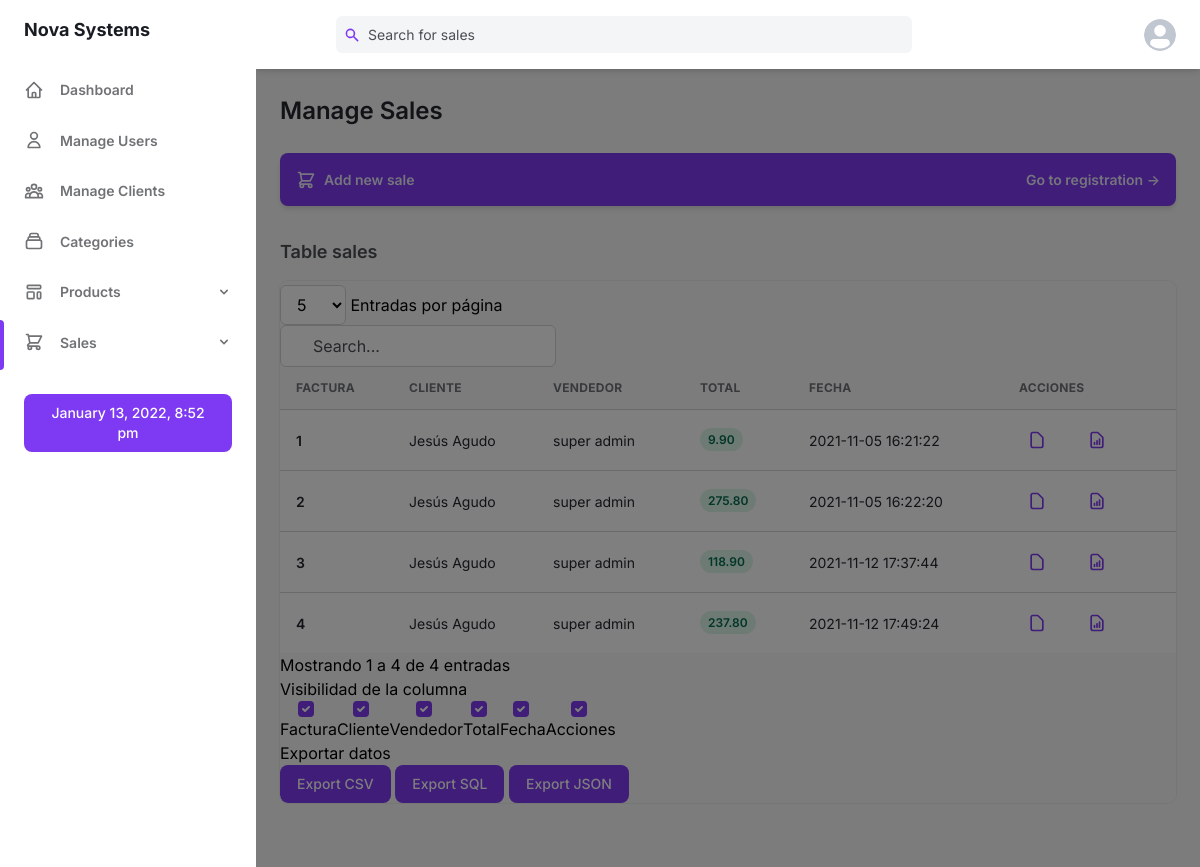
The app's page /sales.php (signed in) with its own data.
### tables this page shows
CREATE TABLE `factura` (
  `id_factura` int UNSIGNED NOT NULL,
  `id_cliente` int UNSIGNED NOT NULL,
  `id_usuario` int UNSIGNED NOT NULL,
  `fecha` datetime NOT NULL DEFAULT CURRENT_TIMESTAMP
);

CREATE TABLE `cliente` (
  `id_cliente` int UNSIGNED NOT NULL,
  `nombre` varchar(50) NOT NULL,
  `telefono` varchar(50) NOT NULL,
  `email` varchar(50) NOT NULL,
  `provincia` varchar(50) NOT NULL,
  `distrito` varchar(50) NOT NULL,
  `estado` tinyint(1) NOT NULL DEFAULT '1'
);

CREATE TABLE `usuario` (
  `id_usuario` int UNSIGNED NOT NULL,
  `id_rol` int UNSIGNED NOT NULL DEFAULT '1',
  `nombre` varchar(35) NOT NULL,
  `apellido_paterno` varchar(35) NOT NULL,
  `email` varchar(50) NOT NULL,
  `password` varchar(85) NOT NULL,
  `estado` tinyint(1) NOT NULL DEFAULT '1',
  `token` varchar(70) NOT NULL DEFAULT 'No definido',
  `fecha_token` date DEFAULT NULL
);

### sales.php (the view, shortened to what this page needs)
<?php
    include "./instalacion/conexion.php";
    $consultaGeneral = $conect->prepare('SELECT f.id_factura,c.nombre AS nombre_cliente,u.nombre AS nombre_usuario,u.apellido_paterno,f.fecha,SUM(cantidad*precio) AS total  FROM factura f
    INNER JOIN detalle d ON f.id_factura = d.id_factura
    INNER JOIN cliente c ON f.id_cliente = c.id_cliente
    INNER JOIN usuario u ON f.id_usuario = u.id_usuario
    GROUP BY d.id_factura');
    $consultaGeneral->execute();
    $ventas = $consultaGeneral->fetchAll();
?>
<!DOCTYPE html>
<html :class="{ 'theme-dark': dark }" x-data="data()" lang="en">
  <head>
    <?php include "./layout/head.php"; ?>
    <link href="https://cdn.jsdelivr.net/npm/simple-datatables@latest/dist/style.css" rel="stylesheet" type="text/css">
  </head>
  <body>
    <div
      class="flex h-screen bg-gray-50 dark:bg-gray-900"
      :class="{ 'overflow-hidden': isSideMenuOpen}"
    >
      <?php include "./layout/aside.php"; ?>
      <div class="flex flex-col flex-1 w-full">
        <?php include "./layout/header.php"; ?>
        <main class="h-full pb-16 overflow-y-auto">
          <div class="container grid px-6 mx-auto">
            <h2
              class="my-6 text-2xl font-semibold text-gray-700 dark:text-gray-200"
            >
              Manage Sales
            </h2>
            <a
              class="flex items-center justify-between p-4 mb-8 text-sm font-semibold text-purple-100 bg-purple-600 rounded-lg shadow-md focus:outline-none focus:shadow-outline-purple"
              href="./add_sale.php"
            >
              <div class="flex items-center">
                <span>Add new sale</span>
              </div>
              <span>Go to registration &RightArrow;</span>
            </a>
            <h4
              class="mb-4 text-lg font-semibold text-gray-600 dark:text-gray-300"
            >
              Table sales
            </h4>
            <div class="w-full overflow-hidden rounded-lg shadow-xs">
              <div class="w-full overflow-x-auto">
                <table id="table" class="w-full whitespace-no-wrap">
                  <thead>
                    <tr
                      class="text-xs font-semibold tracking-wide text-left text-gray-500 uppercase border-b dark:border-gray-700 bg-gray-50 dark:text-gray-400 dark:bg-gray-800"
                    >
                      <th class="px-4 py-3">Factura</th>
                      <th class="px-4 py-3">Cliente</th>
                      <th class="px-4 py-3">Vendedor</th>
                      <th class="px-4 py-3">Total</th>
                      <th class="px-4 py-3">Fecha</th>
                      <th class="px-4 py-3">Acciones</th>
                    </tr>
                  </thead>
                  <tbody
                    class="bg-white divide-y dark:divide-gray-700 dark:bg-gray-800"
                  >
                  <?php foreach ($ventas as $datos => $valor):?>
                    <tr class="text-gray-700 dark:text-gray-400">
                      <td class="px-4 py-3">
                        <div class="flex items-center text-sm">
                            <p class="font-semibold"><?= $valor['id_factura'] ?></p>
                        </div>
                      </td>
                      <td class="px-4 py-3 text-sm">
                      <?= $valor['nombre_cliente']; ?>
                      </td>
                      <td class="px-4 py-3 text-sm">
                      <?= $valor['nombre_usuario'].' '.$valor['apellido_paterno'] ?>
                      </td>
                      <td class="px-4 py-3 text-xs">
                        <span
                          class="px-2 py-1 font-semibold leading-tight text-green-700 bg-green-100 rounded-full dark:bg-green-700 dark:text-green-100"
                        >
                        <?= $valor['total'] ?>
                        </span>
                      </td>
                      <td class="px-4 py-3 text-sm">
                      <?= $valor['fecha'] ?>
                      </td>
                      <td class="px-4 py-3">
                        <div class="flex items-center space-x-4 text-sm">
                          <a
                            class="flex items-center justify-between px-2 py-2 text-sm font-medium leading-5 text-purple-600 rounded-lg dark:text-gray-400 focus:outline-none focus:shadow-outline-gray"
                            aria-label="Edit"
                            href="./downloadPDF.php?factura=<?= $valor['id_factura'] ?>"
                            target="_blank"
                          >
                          <svg xmlns="http://www.w3.org/2000/svg" class="w-5 h-5 mr-2" fill="none" viewBox="0 0 24 24" stroke="currentColor">
          <path stroke-linecap="round" stroke-linejoin="round" stroke-width="2" d="M7 21h10a2 2 0 002-2V9.414a1 1 0 00-.293-.707l-5.414-5.414A1 1 0 0012.586 3H7a2 2 0 00-2 2v14a2 2 0 002 2z" />
        </svg>
                          </a>
                          <a
                            class="flex items-center justify-between px-2 py-2 text-sm font-medium leading-5 text-purple-600 rounded-lg dark:text-gray-400 focus:outline-none focus:shadow-outline-gray"
                            aria-label="Delete"
                            href="./downloadexcel.php?factura=<?= $valor['id_factura'] ?>"
                          >
                          </a>
                        </div>
                      </td>
                    </tr>
                    <?php endforeach; ?>
                  </tbody>
                </table>
              </div>
              <div id="hide">
                    <div class="form-group" id="columns"></div>
                    <div class="card-block">
                    <div class="card-header" id="titulo">
                    Exportar datos
                      </div>
                        <div class="form-group" id="exportar">
                    <button type="button" class="bttn success export px-4 py-2 text-sm font-medium leading-5 text-white transition-colors duration-150 bg-purple-600 border border-transparent rounded-lg active:bg-purple-600 hover:bg-purple-700 focus:outline-none focus:shadow-outline-purple" data-type="csv">Export CSV</button>
                    <button type="button" class="bttn success export px-4 py-2 text-sm font-medium leading-5 text-white transition-colors duration-150 bg-purple-600 border border-transparent rounded-lg active:bg-purple-600 hover:bg-purple-700 focus:outline-none focus:shadow-outline-purple" data-type="sql">Export SQL</button>
                    <button type="button" class="bttn success export px-4 py-2 text-sm font-medium leading-5 text-white transition-colors duration-150 bg-purple-600 border border-transparent rounded-lg active:bg-purple-600 hover:bg-purple-700 focus:outline-none focus:shadow-outline-purple" data-type="json">Export JSON</button>
                </div>
              </div>
                </div>
            </div>
          </div>
        </main>
      </div>
    </div>
  </body>
</html>

### records on screen
factura: id_factura "1", id_cliente.nombre "Jesús Agudo", id_usuario.nombre "super", id_usuario.apellido_paterno "admin", total "9.90", fecha "2021-11-05 16:21:22"
factura: id_factura "2", id_cliente.nombre "Jesús Agudo", id_usuario.nombre "super", id_usuario.apellido_paterno "admin", total "275.80", fecha "2021-11-05 16:22:20"
factura: id_factura "3", id_cliente.nombre "Jesús Agudo", id_usuario.nombre "super", id_usuario.apellido_paterno "admin", total "118.90", fecha "2021-11-12 17:37:44"
factura: id_factura "4", id_cliente.nombre "Jesús Agudo", id_usuario.nombre "super", id_usuario.apellido_paterno "admin", total "237.80", fecha "2021-11-12 17:49:24"
